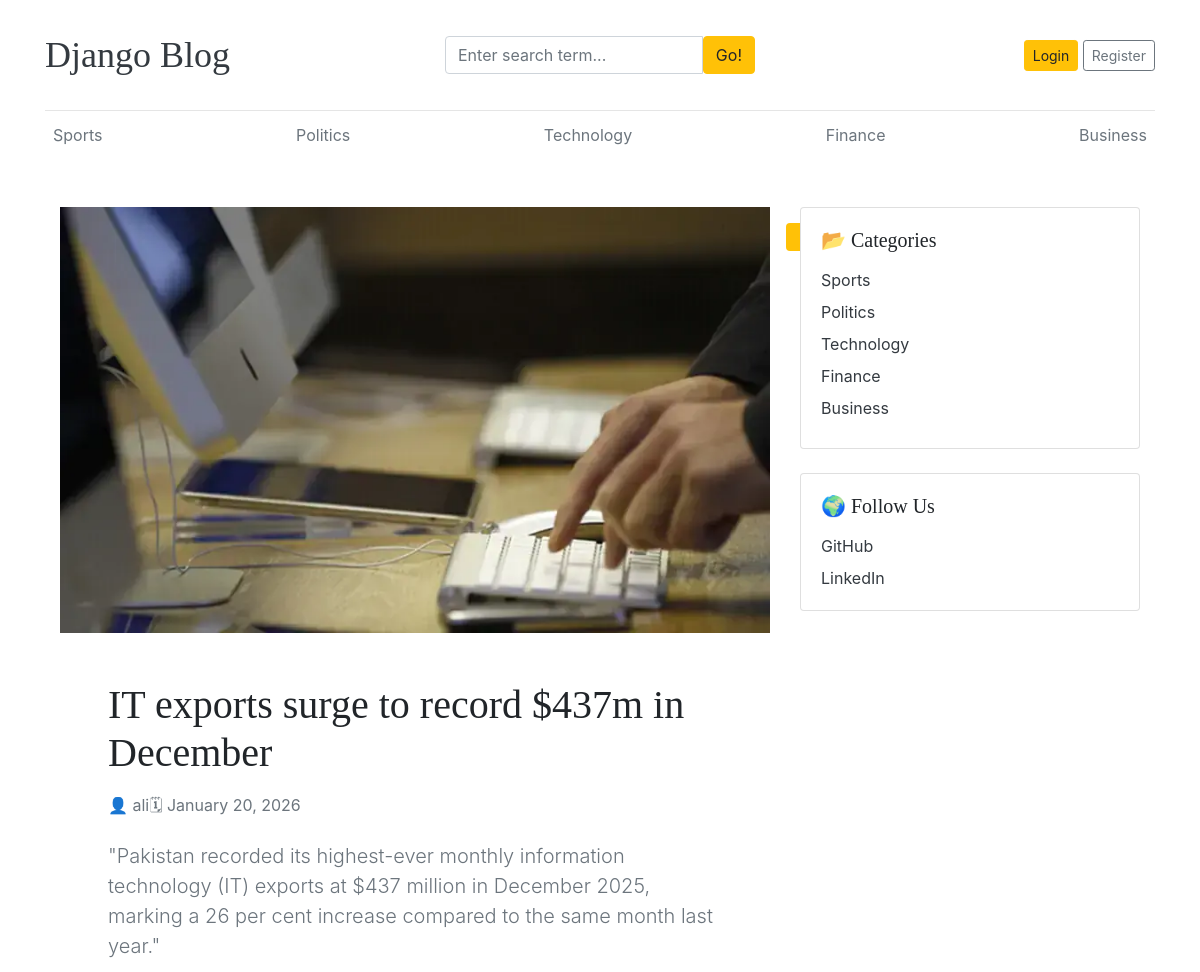
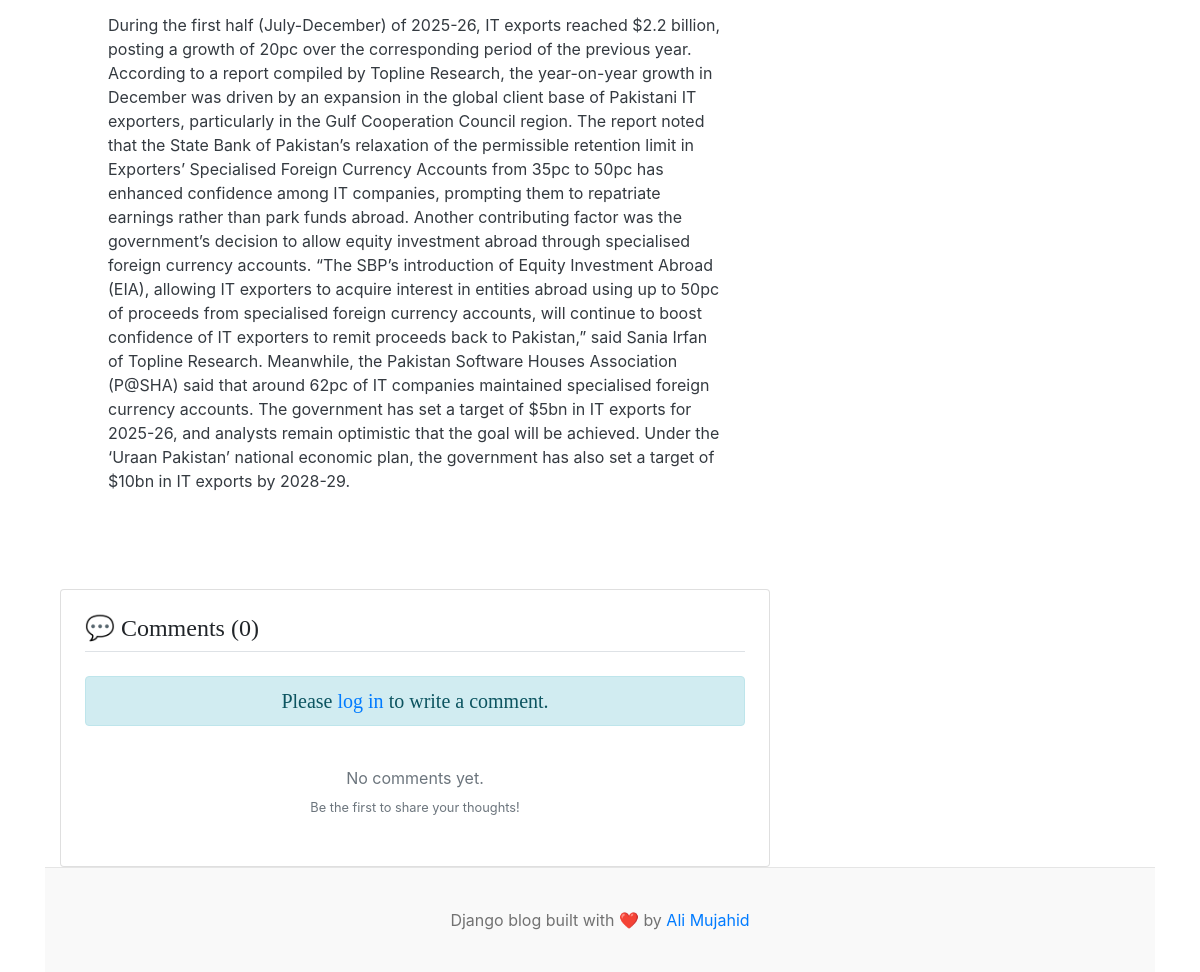
Page /blogs/it-exports-surge-to-record-437m-in-december on the committed database (2 pictures, top to bottom).
### blogs/models.py (models this page shows, shortened)
class Categories(models.Model):
    category_name = models.CharField(max_length=50, unique=True)
    created_timestamp = models.DateTimeField(auto_now_add=True)
    updated_timestamp = models.DateTimeField(auto_now=True)
    class Meta:
        verbose_name_plural = 'Categories'
    def __str__(self):
        return self.category_name

class Blog(models.Model):
    title = models.CharField(max_length=100)
    slug = models.SlugField(max_length=150 ,unique=True, blank= True)
    category = models.ForeignKey(Categories, on_delete= models.CASCADE)
    author = models.ForeignKey(User , on_delete=models.CASCADE)
    featured_image = models.ImageField(upload_to= 'uploads/%Y/%m/%d')
    short_description = models.TextField(max_length= 500)
    blog_body = models.TextField(max_length= 2000)
    status = models.CharField(choices=STATUS_CHOICES, default="Draft")
    is_featured = models.BooleanField(default= False)
    created_timestamp = models.DateTimeField(auto_now_add=True)
    updated_timestamp = models.DateTimeField(auto_now=True)

### blogs/views.py (the view)
# urls.py: path("blogs/<slug:slug>", views.blogs, name="blogs"),
def blogs(request, slug):
    single_blog = get_object_or_404(Blog, slug=slug, status="Published")
    comments = Comment.objects.filter(blog=single_blog).order_by('created_timestamp')
    if request.method == "POST":
        form = CommentForm(request.POST)
        if form.is_valid():
            comment = form.save(commit=False)
            comment.blog = single_blog
            comment.user = request.user  # ensure user is logged in
            comment.save()
            return redirect('blogs', slug=slug)  # Redirect to the same page after comment
    else:
        form = CommentForm()
    context = {
        'single_blog': single_blog,
        'comments': comments,
        'form': form,
        'categories': Categories.objects.all(),  # Sidebar
        'about': About.objects.first()          # Sidebar
    }
    return render(request, 'blogs.html', context)

### blogs/forms.py
class CommentForm(forms.ModelForm):
    class Meta:
        model = Comment
        fields = ('description',)
        widgets = {
            'description': forms.Textarea(attrs={
                'class': 'form-control',
                'rows': 3,  # make it smaller
                'placeholder': 'Write your comment...'
            })
        }

### blogs/context_processors.py (called while the page is built)
def get_Categories(request):
    categories = Categories.objects.all()
    return dict(categories=categories)

def get_About(request):
    try:
        about = About.objects.get()
    except:
        about = None
    return dict(about=about)

### blogs/templates/blogs.html (shortened to what this page needs)
{% extends 'base.html' %}
{% block content %}
<div class="container mt-5">
    <div class="row">
        <div class="col-lg-8">
            <div class="card border-0 shadow-lg rounded-4 overflow-hidden">
                <div class="position-relative">
                    <img class="img-fluid w-100"
                         style="max-height: 450px; object-fit: cover;"
                         src="{{ single_blog.featured_image.url }}"
                         alt="{{ single_blog.title }}">
                    <span class="position-absolute top-0 start-0 m-3 badge bg-warning text-dark px-3 py-2 rounded-pill shadow">
                    </span>
                </div>
                <div class="card-body p-5">
                    <h1 class="fw-bold mb-3 display-6">
                        {{ single_blog.title }}
                    </h1>
                    <div class="d-flex align-items-center text-muted mb-4">
                        <div class="me-3">
                            👤 {{ single_blog.author }}
                        </div>
                        <div>
                            🗓 {{ single_blog.created_timestamp|date:"F d, Y" }}
                        </div>
                    </div>
                    <p class="lead text-secondary fst-italic border-start border-4 ps-3 mb-4">
                        "{{ single_blog.short_description }}"
                    </p>
                    <div class="fs-5 lh-lg text-dark">
                        {{ single_blog.blog_body }}
                    </div>
                </div>
            </div>
            <div class="card shadow-sm mt-5 rounded-4">
                <div class="card-body p-4">
                    <h4 class="mb-4 border-bottom pb-2">
                        💬 Comments ({{ comments|length }})
                    </h4>
                    {% if user.is_authenticated %}
                   <form action="{% url 'blogs' single_blog.slug %}" method="POST">
                        {% csrf_token %}
                        <div class="mb-3">
                            {{ form }}
                        </div>
                        <button type="submit" class="btn btn-warning mb-3">
                            Send
                        </button>
                    </form>
                    {% else %}
                    <div class="alert alert-info text-center fw-semibold">
                        <h5 class="mb-0">Please <a href="{% url 'login' %}" class="text-decoration-none">log in</a> to write a comment.</h5>
                    </div>
                    {% endif %}
                    {% for c in comments %}
                        <div class="mb-4 p-3 bg-light rounded-3 shadow-sm">
                            <div class="d-flex justify-content-between mb-2">
                                <h6 class="fw-bold mb-0">
                                    {{ c.user.username }}
                                </h6>
                                <small class="text-muted">
                                    {{ c.created_at|date:"M d, Y - H:i" }}
                                </small>
                            </div>
                            <p class="mb-0">
                                {{ c }}
                            </p>
                        </div>
                    {% empty %}
                        <div class="text-center text-muted py-4">
                            <p class="mb-1">No comments yet.</p>
                            <small>Be the first to share your thoughts!</small>
                        </div>
                    {% endfor %}
                </div>
            </div>
        </div>
        <div class="col-lg-4">
            <div class="card shadow-sm mb-4 rounded-4">
                <div class="card-body">
                    <h5 class="fw-bold mb-3">📂 Categories</h5>
                    <ul class="list-unstyled mb-0">
                        {% for category in categories %}
                            <li class="mb-2">
                                <a class="text-decoration-none text-dark fw-semibold"
                                   href="{% url 'posts_by_category' category.category_name %}">
                                    {{ category.category_name }}
                                </a>
                            </li>
                        {% endfor %}
                    </ul>
                </div>
            </div>
            <div class="card shadow-sm rounded-4">
                <div class="card-body">
                    <h5 class="fw-bold mb-3">🌍 Follow Us</h5>
                    <ul class="list-unstyled mb-0">
                        <li class="mb-2">
                            <a class="text-decoration-none text-dark"
                               href="{{ about.github }}" target="_blank">
                                GitHub
                            </a>
                        </li>
                        <li>
                            <a class="text-decoration-none text-dark"
                               href="{{ about.linkedin }}" target="_blank">
                                LinkedIn
                            </a>
                        </li>
                    </ul>
                </div>
            </div>
        </div>
    </div>
</div>
{% endblock %}

### home/templates/base.html (shortened to what this page needs)
{% load static %}
<!DOCTYPE html>
<html lang="en">
<head>
    <link href="https://getbootstrap.com/docs/4.0/dist/css/bootstrap.min.css" rel="stylesheet">
    <link href="{% static 'css/blog.css' %}" rel="stylesheet">
    <link
      rel="stylesheet"
      href="https://cdn-uicons.flaticon.com/uicons-regular-rounded/css/uicons-regular-rounded.css">
  </head>
<body>
    <div class="container">
      <header class="blog-header py-3">
        <div class="row flex-nowrap justify-content-between align-items-center">
          <div class="col-4">
            <a class="blog-header-logo text-dark" href="/">Django Blog</a>
          </div>
          <div class="col-4">
            <form action="{% url 'search' %}">
                <div class="card-body">
                    <div class="input-group">
                        <input class="form-control" type="text" name="keyword" placeholder="Enter search term..." aria-label="Enter search term..." aria-describedby="button-search" />
                        <button class="btn btn-warning" id="button-search" type="submit">Go!</button>
                    </div>
                </div>
            </form>
          </div>
          <div class="col-4 d-flex justify-content-end align-items-center">
            {% if not user.is_authenticated %}
            <a class="btn btn-sm btn-warning" href="{% url 'login' %}">Login</a> &nbsp;
            <a class="btn btn-sm btn-outline-secondary" href="{% url 'register' %}">Register</a>
            {% else %}
            <a class="btn btn-sm btn-warning" href="{% url 'dashboard' %}">Dashboard</a> &nbsp;
            <a class="btn btn-sm btn-outline-secondary" href="{% url 'logout' %}">Logout</a>
            {% endif %}
          </div>
        </div>
      </header>
      <div class="nav-scroller py-1 mb-2">
        <nav class="nav d-flex justify-content-between">
          {% for category in categories %}
          <a class="p-2 text-muted" href="/category/{{ category|lower }}/">{{ category }}</a>
          {% endfor %}
        </nav>
      </div>
  {% block content %}
  {% endblock %}
<footer class="blog-footer">
  <p>Django blog built with ❤️ by <a href="#">Ali Mujahid</a></p>
</footer>
</body>
</html>

### home/static/css/blog.css (style rules this page uses)
.blog-header { border-bottom: 1px solid #e5e5e5; }
.blog-header-logo { font-family: "Playfair Display", Georgia, "Times New Roman", serif; font-size: 2.25rem; }
h1, h2, h3, h4, h5, h6 { font-family: "Playfair Display", Georgia, "Times New Roman", serif; }
.blog-footer { padding: 2.5rem 0; color: #727272; text-align: center; background-color: #f9f9f9; border-top: .05rem solid #e5e5e5; }
.blog-footer p:last-child { margin-bottom: 0; }

### rows in the picture
Categories: category_name "Sports"
Categories: category_name "Politics"
Categories: category_name "Technology"
Categories: category_name "Finance"
Categories: category_name "Business"
Blog: featured_image (picture), title "IT exports surge to record $437m in December", author "ali", created_timestamp "January 20, 2026", short_description "Pakis­tan recorded its highest-ever monthly information technology (IT) exports at $437 million in December 2025, marking a 26 per cent increase compared to the same month last year.", blog_body "During the first half (July-December) of 2025-26, IT exports reached $2.2 billion, posting a growth of 20pc over the corresponding period of the previous year. According to a report compiled by Topline Research, the year-on-year growth in December was driven by an expansion in the global client base of Pakistani IT exporters, particularly in the Gulf Cooperation Council region. The report noted that the State Bank of Pakistan’s relaxation of the permissible retention limit in Exporters’ Specialised Foreign Currency Accounts from 35pc to 50pc has enhanced confidence among IT companies, prompting them to repatriate earnings rather than park funds abroad. Another contributing factor was the…"

### other values in the picture
{{ comments|length }} "0"
